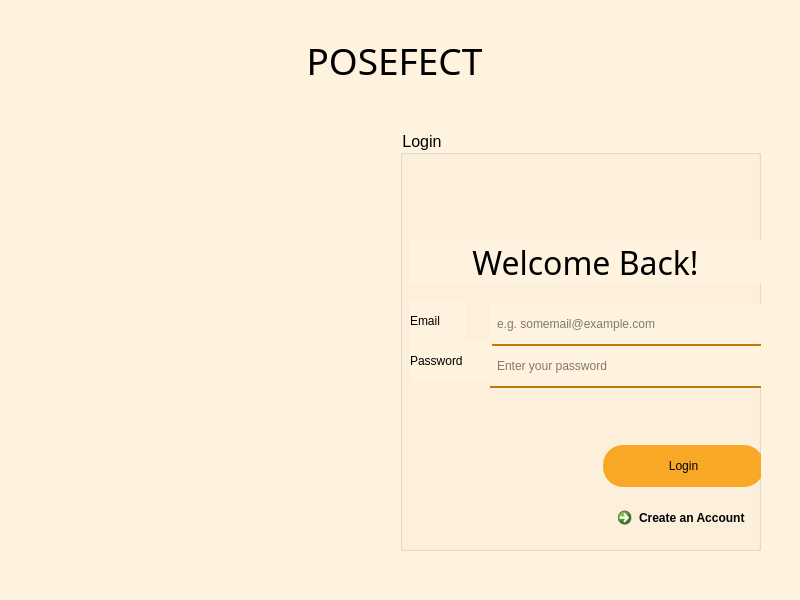
<?xml version="1.0" encoding="UTF-8"?>
<ui version="4.0">
 <author>Anas</author>
 <class>MainWindow</class>
 <widget class="QMainWindow" name="MainWindow">
  <property name="enabled">
   <bool>true</bool>
  </property>
  <property name="geometry">
   <rect>
    <x>0</x>
    <y>0</y>
    <width>800</width>
    <height>600</height>
   </rect>
  </property>
  <property name="minimumSize">
   <size>
    <width>800</width>
    <height>600</height>
   </size>
  </property>
  <property name="maximumSize">
   <size>
    <width>800</width>
    <height>600</height>
   </size>
  </property>
  <property name="font">
   <font>
    <family>Montserrat Medium</family>
    <pointsize>10</pointsize>
    <weight>7</weight>
    <italic>false</italic>
    <bold>false</bold>
   </font>
  </property>
  <property name="windowTitle">
   <string>Posefect - login</string>
  </property>
  <property name="styleSheet">
   <string notr="true">*  {
	background-color: rgb(255, 243, 224);
	font: 57 10pt &quot;Montserrat Medium&quot;;
}
QGroupBox {
	font-size: 16px;
}
QLineEdit, #mail_label, #pass_label {
	padding: 10px 5px; 
}
QLineEdit {
	border-bottom: 2px solid #c17900;
	border-radius: 0;
}
QPushButton {
	margin-top: 15px;
	background-color: rgb(249, 168, 37);
	padding: 12px;
	border-radius: 20px;
}
QCommandLinkButton {
	background-color: transparent;
	text-align: center;
}</string>
  </property>
  <widget class="QWidget" name="centralwidget">
   <property name="inputMethodHints">
    <set>Qt::ImhLowercaseOnly|Qt::ImhPreferUppercase</set>
   </property>
   <widget class="QWidget" name="verticalLayoutWidget">
    <property name="geometry">
     <rect>
      <x>19</x>
      <y>20</y>
      <width>751</width>
      <height>80</height>
     </rect>
    </property>
    <layout class="QVBoxLayout" name="verticalLayout">
     <item>
      <widget class="QLabel" name="label">
       <property name="font">
        <font>
         <family>Montserrat ExtraBold</family>
         <pointsize>28</pointsize>
         <weight>10</weight>
         <italic>false</italic>
         <bold>false</bold>
        </font>
       </property>
       <property name="autoFillBackground">
        <bool>false</bool>
       </property>
       <property name="styleSheet">
        <string notr="true">font: 81 28pt &quot;Montserrat ExtraBold&quot;;</string>
       </property>
       <property name="text">
        <string>POSEFECT</string>
       </property>
       <property name="scaledContents">
        <bool>false</bool>
       </property>
       <property name="alignment">
        <set>Qt::AlignCenter</set>
       </property>
       <property name="indent">
        <number>0</number>
       </property>
      </widget>
     </item>
    </layout>
   </widget>
   <widget class="QWidget" name="horizontalLayoutWidget">
    <property name="geometry">
     <rect>
      <x>20</x>
      <y>120</y>
      <width>751</width>
      <height>441</height>
     </rect>
    </property>
    <layout class="QHBoxLayout" name="horizontalLayout">
     <item>
      <widget class="QLabel" name="label_2">
       <property name="text">
        <string>&lt;html&gt;&lt;head/&gt;&lt;body&gt;&lt;p&gt;&lt;img src=&quot;:/imagePath/splash-poses.png&quot;/&gt;&lt;/p&gt;&lt;/body&gt;&lt;/html&gt;</string>
       </property>
       <property name="textFormat">
        <enum>Qt::RichText</enum>
       </property>
       <property name="alignment">
        <set>Qt::AlignCenter</set>
       </property>
      </widget>
     </item>
     <item>
      <widget class="QGroupBox" name="groupBox">
       <property name="title">
        <string>Login</string>
       </property>
       <widget class="QLabel" name="login_heading_3">
        <property name="geometry">
         <rect>
          <x>10</x>
          <y>110</y>
          <width>351</width>
          <height>44</height>
         </rect>
        </property>
        <property name="font">
         <font>
          <family>Montserrat ExtraBold</family>
          <pointsize>24</pointsize>
          <weight>10</weight>
          <italic>false</italic>
          <bold>false</bold>
         </font>
        </property>
        <property name="styleSheet">
         <string notr="true">font: 81 24pt &quot;Montserrat ExtraBold&quot;;</string>
        </property>
        <property name="text">
         <string>Welcome Back!</string>
        </property>
        <property name="alignment">
         <set>Qt::AlignCenter</set>
        </property>
       </widget>
       <widget class="QLineEdit" name="passwordEdit">
        <property name="geometry">
         <rect>
          <x>90</x>
          <y>216</y>
          <width>271</width>
          <height>42</height>
         </rect>
        </property>
        <property name="maxLength">
         <number>1000</number>
        </property>
        <property name="echoMode">
         <enum>QLineEdit::Password</enum>
        </property>
        <property name="cursorPosition">
         <number>0</number>
        </property>
        <property name="placeholderText">
         <string>Enter your password</string>
        </property>
        <property name="clearButtonEnabled">
         <bool>true</bool>
        </property>
       </widget>
       <widget class="QCommandLinkButton" name="CreateAnAcc_3">
        <property name="geometry">
         <rect>
          <x>210</x>
          <y>370</y>
          <width>161</width>
          <height>40</height>
         </rect>
        </property>
        <property name="baseSize">
         <size>
          <width>0</width>
          <height>0</height>
         </size>
        </property>
        <property name="cursor">
         <cursorShape>PointingHandCursor</cursorShape>
        </property>
        <property name="acceptDrops">
         <bool>true</bool>
        </property>
        <property name="toolTipDuration">
         <number>300</number>
        </property>
        <property name="layoutDirection">
         <enum>Qt::LeftToRight</enum>
        </property>
        <property name="inputMethodHints">
         <set>Qt::ImhTime</set>
        </property>
        <property name="text">
         <string>Create an Account</string>
        </property>
        <property name="icon">
         <iconset resource="../icons/icons.qrc">
          <normaloff>:/iconPrefix/add-user.png</normaloff>:/iconPrefix/add-user.png</iconset>
        </property>
        <property name="iconSize">
         <size>
          <width>20</width>
          <height>20</height>
         </size>
        </property>
       </widget>
       <widget class="QLabel" name="mail_label_3">
        <property name="geometry">
         <rect>
          <x>10</x>
          <y>170</y>
          <width>56</width>
          <height>42</height>
         </rect>
        </property>
        <property name="text">
         <string>Email</string>
        </property>
       </widget>
       <widget class="QPushButton" name="pushButton_3">
        <property name="geometry">
         <rect>
          <x>203</x>
          <y>300</y>
          <width>161</width>
          <height>57</height>
         </rect>
        </property>
        <property name="cursor">
         <cursorShape>PointingHandCursor</cursorShape>
        </property>
        <property name="focusPolicy">
         <enum>Qt::StrongFocus</enum>
        </property>
        <property name="acceptDrops">
         <bool>true</bool>
        </property>
        <property name="toolTipDuration">
         <number>300</number>
        </property>
        <property name="styleSheet">
         <string notr="true"/>
        </property>
        <property name="text">
         <string>Login</string>
        </property>
        <property name="icon">
         <iconset resource="../icons/icons.qrc">
          <normaloff>:/iconPrefix/move-right.png</normaloff>:/iconPrefix/move-right.png</iconset>
        </property>
        <property name="checkable">
         <bool>false</bool>
        </property>
        <property name="autoRepeat">
         <bool>false</bool>
        </property>
       </widget>
       <widget class="QLineEdit" name="emailEdit">
        <property name="geometry">
         <rect>
          <x>90</x>
          <y>174</y>
          <width>271</width>
          <height>42</height>
         </rect>
        </property>
        <property name="styleSheet">
         <string notr="true"/>
        </property>
        <property name="maxLength">
         <number>1000</number>
        </property>
        <property name="frame">
         <bool>true</bool>
        </property>
        <property name="cursorPosition">
         <number>0</number>
        </property>
        <property name="placeholderText">
         <string>e.g. somemail@example.com</string>
        </property>
        <property name="cursorMoveStyle">
         <enum>Qt::VisualMoveStyle</enum>
        </property>
        <property name="clearButtonEnabled">
         <bool>true</bool>
        </property>
       </widget>
       <widget class="QLabel" name="pass_label_3">
        <property name="geometry">
         <rect>
          <x>10</x>
          <y>210</y>
          <width>82</width>
          <height>42</height>
         </rect>
        </property>
        <property name="text">
         <string>Password</string>
        </property>
       </widget>
      </widget>
     </item>
    </layout>
   </widget>
  </widget>
 </widget>
 <layoutdefault spacing="8" margin="10"/>
 <layoutfunction spacing="8" margin="8"/>
 <resources>
  <include location="../font/fonts.qrc"/>
  <include location="../icons/icons.qrc"/>
  <include location="../Images/images.qrc"/>
 </resources>
 <connections/>
</ui>
